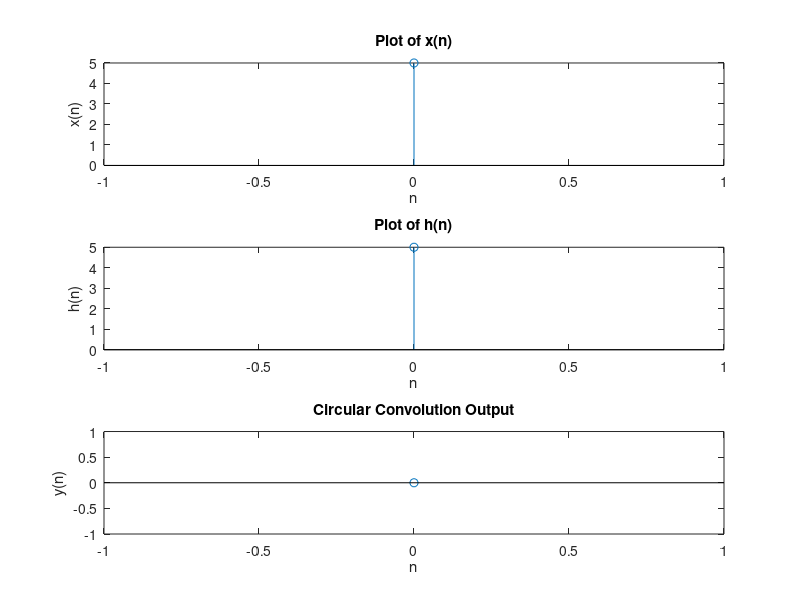

Source code (MATLAB): (Note: this script raises an error after producing the figure.)
clc;
clear all;
close all;
xn=input("Enter the first sequence x(n) ="); hn=input("Enter the second sequence h(n) ="); l1=length(xn);
l2=length(hn);
N=max(l1,l2);
xn=[xn,zeros(1,N-l1)]; hn=[hn,zeros(1,N-l2)];
for n=0:N-1
    y(n+1)=0;
    for k=0:N-1
        i=mod((n-k),N);
        y(n+1)=y(n+1)*hn(k+1)*xn(i+1);
end end
disp('Circular convolution in Time Domain = '); disp(y);
subplot(3, 1, 1); % First row, first column
stem(0:N-1, xn);
xlabel('n');
ylabel('x(n)');
title('Plot of x(n)');
subplot(3, 1, 2); % First row, second column
stem(0:N-1, hn);
xlabel('n');
ylabel('h(n)');
title('Plot of h(n)');
subplot(3, 1, 3); % Second row, spanning two columns
stem(0:N-1, y);
xlabel('n');
ylabel('y(n)');
title('Circular Convolution Output'); sgtitle('Circular Convolution');